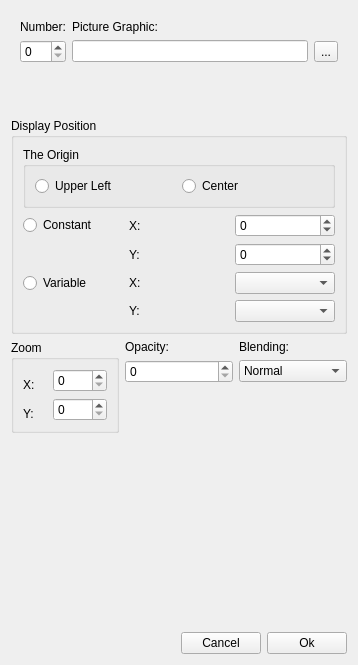
<?xml version="1.0" encoding="UTF-8"?>
<ui version="4.0">
 <class>PictureDialog</class>
 <widget class="QWidget" name="PictureDialog">
  <property name="windowModality">
   <enum>Qt::ApplicationModal</enum>
  </property>
  <property name="geometry">
   <rect>
    <x>0</x>
    <y>0</y>
    <width>358</width>
    <height>665</height>
   </rect>
  </property>
  <property name="windowTitle">
   <string>Form</string>
  </property>
  <layout class="QGridLayout" name="gridLayout_4">
   <item row="0" column="0" colspan="4">
    <layout class="QGridLayout" name="gridLayout">
     <item row="5" column="2">
      <widget class="QComboBox" name="combo_blending">
       <item>
        <property name="text">
         <string>Normal</string>
        </property>
       </item>
       <item>
        <property name="text">
         <string>Add</string>
        </property>
       </item>
       <item>
        <property name="text">
         <string>Sub</string>
        </property>
       </item>
      </widget>
     </item>
     <item row="4" column="2">
      <widget class="QLabel" name="label_9">
       <property name="text">
        <string>Blending:</string>
       </property>
      </widget>
     </item>
     <item row="4" column="0" rowspan="3">
      <widget class="QGroupBox" name="groupBox_3">
       <property name="title">
        <string>Zoom</string>
       </property>
       <layout class="QGridLayout" name="gridLayout_5">
        <item row="0" column="0" rowspan="2">
         <widget class="QLabel" name="label_6">
          <property name="text">
           <string>X:</string>
          </property>
         </widget>
        </item>
        <item row="0" column="1">
         <widget class="QSpinBox" name="spin_zoom_x">
          <property name="maximum">
           <number>2000</number>
          </property>
         </widget>
        </item>
        <item row="1" column="1" rowspan="2">
         <widget class="QSpinBox" name="spin_zoom_y">
          <property name="maximum">
           <number>2000</number>
          </property>
         </widget>
        </item>
        <item row="2" column="0">
         <widget class="QLabel" name="label_7">
          <property name="text">
           <string>Y:</string>
          </property>
         </widget>
        </item>
       </layout>
      </widget>
     </item>
     <item row="3" column="0" colspan="3">
      <widget class="QGroupBox" name="groupBox">
       <property name="title">
        <string>Display Position</string>
       </property>
       <layout class="QGridLayout" name="gridLayout_3">
        <item row="3" column="1">
         <widget class="QLabel" name="label_4">
          <property name="text">
           <string>X:</string>
          </property>
         </widget>
        </item>
        <item row="2" column="2">
         <widget class="QSpinBox" name="spin_const_y">
          <property name="minimum">
           <number>-9999</number>
          </property>
          <property name="maximum">
           <number>9999</number>
          </property>
         </widget>
        </item>
        <item row="1" column="0">
         <widget class="QRadioButton" name="radio_constant">
          <property name="text">
           <string>Constant</string>
          </property>
         </widget>
        </item>
        <item row="3" column="0">
         <widget class="QRadioButton" name="radio_variable">
          <property name="text">
           <string>Variable</string>
          </property>
         </widget>
        </item>
        <item row="1" column="2">
         <widget class="QSpinBox" name="spin_const_x">
          <property name="minimum">
           <number>-9999</number>
          </property>
          <property name="maximum">
           <number>9999</number>
          </property>
         </widget>
        </item>
        <item row="2" column="1">
         <widget class="QLabel" name="label_3">
          <property name="text">
           <string>Y:</string>
          </property>
         </widget>
        </item>
        <item row="1" column="1">
         <widget class="QLabel" name="label_2">
          <property name="text">
           <string>X:</string>
          </property>
         </widget>
        </item>
        <item row="0" column="0" colspan="3">
         <widget class="QGroupBox" name="groupBox_2">
          <property name="title">
           <string>The Origin</string>
          </property>
          <layout class="QGridLayout" name="gridLayout_2">
           <item row="0" column="0">
            <widget class="QRadioButton" name="radio_upper_left">
             <property name="text">
              <string>Upper Left</string>
             </property>
            </widget>
           </item>
           <item row="0" column="1">
            <widget class="QRadioButton" name="radio_center">
             <property name="text">
              <string>Center</string>
             </property>
            </widget>
           </item>
          </layout>
         </widget>
        </item>
        <item row="4" column="1">
         <widget class="QLabel" name="label_5">
          <property name="text">
           <string>Y:</string>
          </property>
         </widget>
        </item>
        <item row="3" column="2">
         <widget class="QComboBox" name="combo_var_x"/>
        </item>
        <item row="4" column="2">
         <widget class="QComboBox" name="combo_var_y"/>
        </item>
       </layout>
      </widget>
     </item>
     <item row="5" column="1">
      <widget class="QSpinBox" name="spin_opacity">
       <property name="maximum">
        <number>255</number>
       </property>
      </widget>
     </item>
     <item row="6" column="1">
      <spacer name="verticalSpacer">
       <property name="orientation">
        <enum>Qt::Vertical</enum>
       </property>
       <property name="sizeHint" stdset="0">
        <size>
         <width>20</width>
         <height>40</height>
        </size>
       </property>
      </spacer>
     </item>
     <item row="4" column="1">
      <widget class="QLabel" name="label_8">
       <property name="text">
        <string>Opacity:</string>
       </property>
      </widget>
     </item>
     <item row="0" column="0" rowspan="3" colspan="3">
      <widget class="QStackedWidget" name="stackedWidget">
       <property name="currentIndex">
        <number>0</number>
       </property>
       <widget class="QWidget" name="page">
        <layout class="QGridLayout" name="gridLayout_6">
         <item row="1" column="2">
          <widget class="QToolButton" name="change_pic">
           <property name="text">
            <string>...</string>
           </property>
          </widget>
         </item>
         <item row="1" column="1">
          <widget class="QLineEdit" name="line_graphic">
           <property name="readOnly">
            <bool>true</bool>
           </property>
          </widget>
         </item>
         <item row="0" column="1" colspan="2">
          <widget class="QLabel" name="label_10">
           <property name="text">
            <string>Picture Graphic:</string>
           </property>
          </widget>
         </item>
         <item row="0" column="0">
          <widget class="QLabel" name="label">
           <property name="text">
            <string>Number:</string>
           </property>
          </widget>
         </item>
         <item row="1" column="0">
          <widget class="QSpinBox" name="spin_pic_num">
           <property name="maximum">
            <number>50</number>
           </property>
          </widget>
         </item>
         <item row="2" column="1">
          <spacer name="verticalSpacer_3">
           <property name="orientation">
            <enum>Qt::Vertical</enum>
           </property>
           <property name="sizeHint" stdset="0">
            <size>
             <width>20</width>
             <height>40</height>
            </size>
           </property>
          </spacer>
         </item>
        </layout>
       </widget>
       <widget class="QWidget" name="page_2">
        <layout class="QGridLayout" name="gridLayout_7">
         <item row="0" column="1">
          <widget class="QLabel" name="label_11">
           <property name="text">
            <string>Time:</string>
           </property>
          </widget>
         </item>
         <item row="1" column="1">
          <widget class="QSpinBox" name="spin_time"/>
         </item>
         <item row="1" column="2">
          <widget class="QLabel" name="label_12">
           <property name="text">
            <string>Frames</string>
           </property>
          </widget>
         </item>
         <item row="2" column="1">
          <spacer name="verticalSpacer_4">
           <property name="orientation">
            <enum>Qt::Vertical</enum>
           </property>
           <property name="sizeHint" stdset="0">
            <size>
             <width>20</width>
             <height>40</height>
            </size>
           </property>
          </spacer>
         </item>
         <item row="0" column="0">
          <widget class="QLabel" name="label_13">
           <property name="text">
            <string>Number:</string>
           </property>
          </widget>
         </item>
         <item row="1" column="0">
          <widget class="QSpinBox" name="spin_pic_num_2"/>
         </item>
        </layout>
       </widget>
      </widget>
     </item>
    </layout>
   </item>
   <item row="1" column="0">
    <spacer name="verticalSpacer_2">
     <property name="orientation">
      <enum>Qt::Vertical</enum>
     </property>
     <property name="sizeHint" stdset="0">
      <size>
       <width>20</width>
       <height>40</height>
      </size>
     </property>
    </spacer>
   </item>
   <item row="2" column="0" colspan="4">
    <layout class="QHBoxLayout" name="horizontalLayout">
     <item>
      <spacer name="horizontalSpacer">
       <property name="orientation">
        <enum>Qt::Horizontal</enum>
       </property>
       <property name="sizeHint" stdset="0">
        <size>
         <width>40</width>
         <height>20</height>
        </size>
       </property>
      </spacer>
     </item>
     <item>
      <widget class="QPushButton" name="button_cancel">
       <property name="text">
        <string>Cancel</string>
       </property>
      </widget>
     </item>
     <item>
      <widget class="QPushButton" name="button_ok">
       <property name="text">
        <string>Ok</string>
       </property>
      </widget>
     </item>
    </layout>
   </item>
  </layout>
 </widget>
 <resources/>
 <connections>
  <connection>
   <sender>radio_constant</sender>
   <signal>toggled(bool)</signal>
   <receiver>spin_const_x</receiver>
   <slot>setEnabled(bool)</slot>
   <hints>
    <hint type="sourcelabel">
     <x>77</x>
     <y>189</y>
    </hint>
    <hint type="destinationlabel">
     <x>266</x>
     <y>194</y>
    </hint>
   </hints>
  </connection>
  <connection>
   <sender>radio_constant</sender>
   <signal>toggled(bool)</signal>
   <receiver>spin_const_y</receiver>
   <slot>setEnabled(bool)</slot>
   <hints>
    <hint type="sourcelabel">
     <x>67</x>
     <y>193</y>
    </hint>
    <hint type="destinationlabel">
     <x>273</x>
     <y>229</y>
    </hint>
   </hints>
  </connection>
  <connection>
   <sender>radio_variable</sender>
   <signal>toggled(bool)</signal>
   <receiver>combo_var_x</receiver>
   <slot>setEnabled(bool)</slot>
   <hints>
    <hint type="sourcelabel">
     <x>64</x>
     <y>262</y>
    </hint>
    <hint type="destinationlabel">
     <x>279</x>
     <y>266</y>
    </hint>
   </hints>
  </connection>
  <connection>
   <sender>radio_variable</sender>
   <signal>toggled(bool)</signal>
   <receiver>combo_var_y</receiver>
   <slot>setEnabled(bool)</slot>
   <hints>
    <hint type="sourcelabel">
     <x>72</x>
     <y>271</y>
    </hint>
    <hint type="destinationlabel">
     <x>275</x>
     <y>307</y>
    </hint>
   </hints>
  </connection>
 </connections>
</ui>
